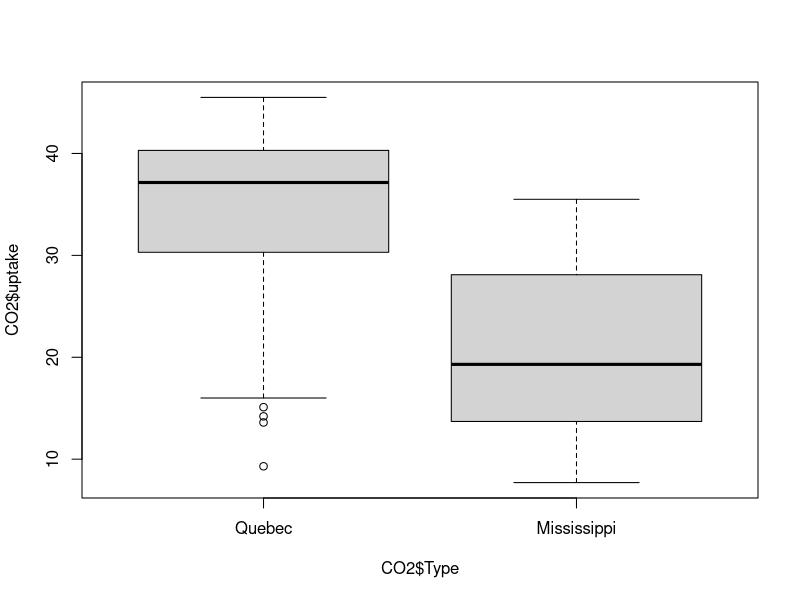

Recreate this plot in R.
str(CO2)
#Plant is an ordinal factor
mean_uptake <- mean(CO2$uptake)
#mean is 27.213
boxplot(CO2$uptake ~ CO2$Type)
quebec_CO2 <-subset(CO2, CO2$Type == "Quebec")
mississippi_CO2 <- subset(CO2, CO2$Type == "Mississippi")
mean_checker <-function(vec1a, vec2a) {
#  mean1 <- mean(vec1a)
#  return(vec1a)
#  mean2 <- mean(vec2a)
#  return(vec2a)
  if ((mean1 <- mean(vec1a)) < (mean2 <- mean(vec2a))) {
    print("Quebec is higher")
  } else {
    print("Mississippi is higher")
  }
}
vec1a <- colMeans(mississippi_CO2[c("uptake")])
vec2a <- colMeans(quebec_CO2[c("uptake")])